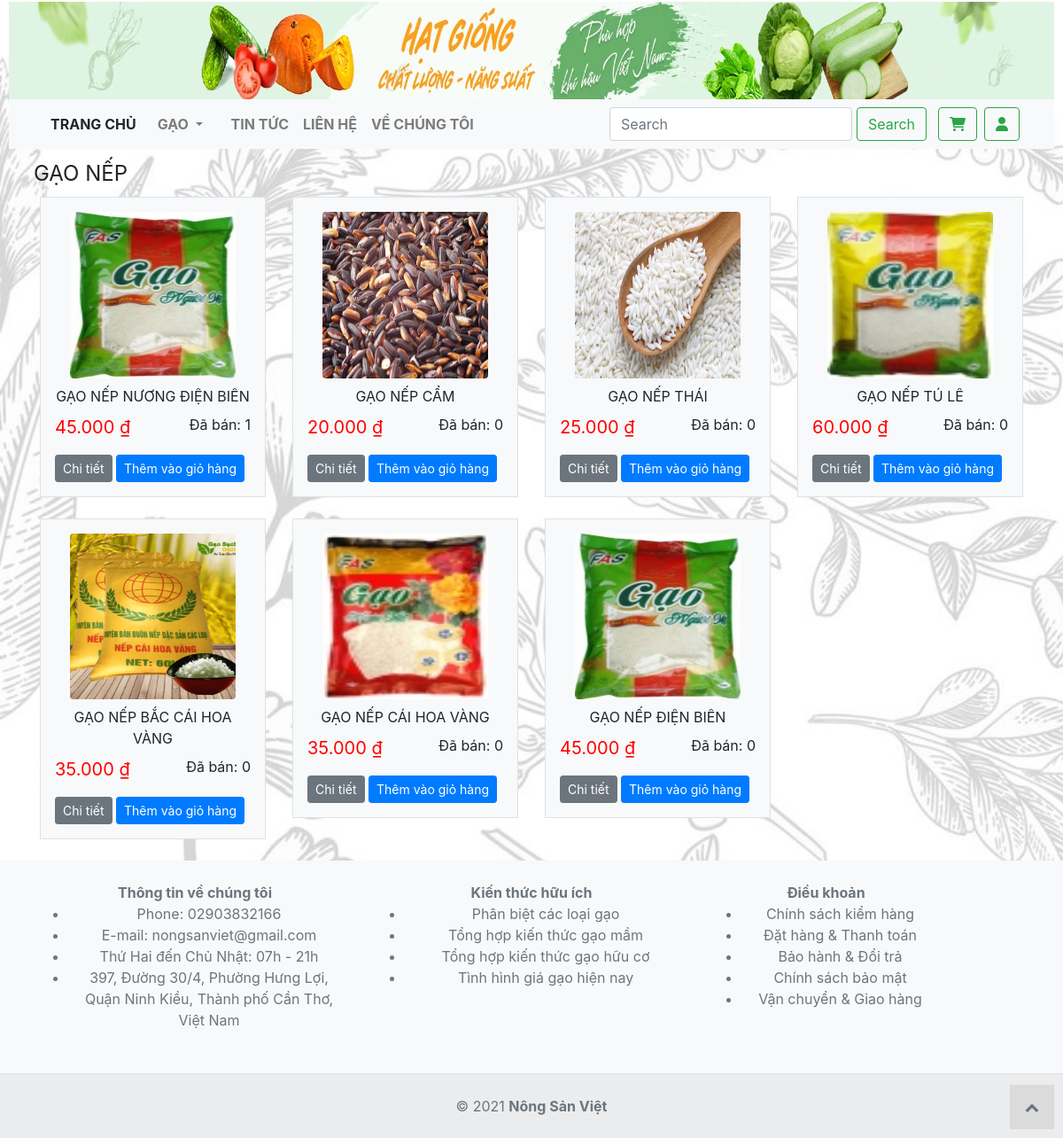
The app's page /Web/Gao/GaoNep.php with its own data.
### tables this page shows
CREATE TABLE `product` (
  `product_id` int(4) NOT NULL,
  `product_name` text NOT NULL,
  `type` text NOT NULL,
  `image` text NOT NULL,
  `price` varchar(20) NOT NULL,
  `quantity` int(11) NOT NULL,
  `sold` int(11) NOT NULL DEFAULT 0
);

### Web/Gao/GaoNep.php (the view, shortened to what this page needs)
<!DOCTYPE html>
<html lang="en">
<head>
    <link rel="stylesheet" href="https://cdnjs.cloudflare.com/ajax/libs/font-awesome/6.0.0/css/all.min.css">
    <link rel="stylesheet" href="https://cdnjs.cloudflare.com/ajax/libs/font-awesome/4.7.0/css/font-awesome.min.css">
    <link rel="stylesheet" href="../Chung/CSS_bootstrap/bootstrap.min.css">
    <link rel="stylesheet" href="https://cdn.jsdelivr.net/npm/bootstrap@4.5.2/dist/css/bootstrap.min.css">
    <link rel="stylesheet" href="../Chung/css/header.css">
    <link rel="stylesheet" href="../Chung/css/style.css">
    <link rel="stylesheet" href="../Chung/css/footer.css">
</head>
<body>
    <header>
        <?php include ("../Chung/php/head.php")?>
    </header>
    <main>
        <div class="container">
            <div class="row flex-container">
            <div class="p-2 flex-grow-1 bd-highlight fs-4">GẠO NẾP</div>
                <?php
                $sql = "SELECT * FROM product WHERE type = 'Gao_Nep'";
                $result = mysqli_query($conn, $sql);
                while ($row = mysqli_fetch_array($result)) {
                    if($row['quantity'] > 0){
                ?>
                <div class="col-md-3 mb-4 product-item">
                    <div class="p-3 border bg-light text-center ">
                    <img src="../../Data/Gao/<?php echo $row['type'] . '/'; ?><?php echo $row['image'] ?>"
                            class="product-image img-fluid rounded mx-auto d-block " alt="<?php echo $row['product_name'] ?>">
                        <div class="mt-2"><?php echo $row['product_name'] ?></div>
                        <div class="row">
                            <div class="col-auto mr-auto">
                                <div class="mt-2 red-price fs-5"><?php echo number_format($row['price'], 0, ',', '.') ?> &#8363;</div>
                            </div>
                            <div class="col-auto">
                                <div class="mt-2">Đã bán: <?php echo $row['sold'];?> </div>
                            </div>
                        </div>
                        <div class="d-flex justify-content-between mt-3">
                            <form action="addGao.php" method="post">
                                <button class="btn btn-secondary btn-sm"  type="submit" name="detail_pro">Chi tiết</button>
                                <button type="submit" class="btn btn-primary btn-sm" name="addtocartN">Thêm vào giỏ hàng</button>
                            </form>
                        </div>
                    </div>
                </div>
                <?php
                    }
                }
                ?>
            </div>
        </div>
    </main>
    <footer>
        <?php include ("../Chung/php/foot.php")?>
    </footer>
</body>
</html>

### Web/Chung/css/header.css (style rules this page uses)
header { font-size: 2vw; margin: 2px 5px; }

### Web/Chung/css/style.css (style rules this page uses)
img { width: 100%; height: 80%; display: block; }
.product-image { width: 187.6px; height: 187.6px; }
.red-price { color: red; }

### Web/Chung/css/footer.css (style rules this page uses)
footer { grid-area: footer-cell; min-height: 120px; margin-top: auto; border: 1px solid var(--mau-vien); box-sizing: border-box; }

### Web/Chung/php/head.php (style rules this page uses)
body { background-image: url("../../Data/BackGround/bottom.jpg"); background-color: rgba(200, 200, 200, 0); background-repeat: repeat; background-size: cover ; }

### records on screen
product: type+image (picture), product_name "GẠO NẾP NƯƠNG ĐIỆN BIÊN", price "45.000", sold "1"
product: type+image (picture), product_name "GẠO NẾP CẨM", price "20.000", sold "0"
product: type+image (picture), product_name "GẠO NẾP THÁI", price "25.000", sold "0"
product: type+image (picture), product_name "GẠO NẾP TÚ LÊ", price "60.000", sold "0"
product: type+image (picture), product_name "GẠO NẾP BẮC CÁI HOA VÀNG", price "35.000", sold "0"
product: type+image (picture), product_name "GẠO NẾP CÁI HOA VÀNG", price "35.000", sold "0"
product: type+image (picture), product_name "GẠO NẾP ĐIỆN BIÊN", price "45.000", sold "0"
